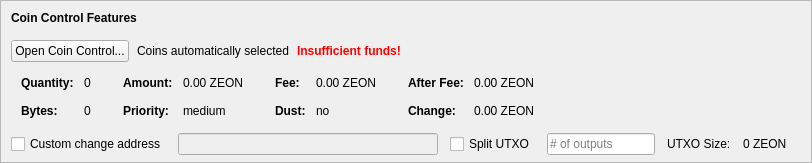
    <widget class="QFrame" name="frameCoinControl">
     <property name="sizePolicy">
      <sizepolicy hsizetype="Expanding" vsizetype="Expanding">
       <horstretch>0</horstretch>
       <verstretch>0</verstretch>
      </sizepolicy>
     </property>
     <property name="maximumSize">
      <size>
       <width>16777215</width>
       <height>16777215</height>
      </size>
     </property>
     <property name="frameShape">
      <enum>QFrame::StyledPanel</enum>
     </property>
     <property name="frameShadow">
      <enum>QFrame::Sunken</enum>
     </property>
     <layout class="QVBoxLayout" name="verticalLayoutCoinControl2">
      <property name="spacing">
       <number>0</number>
      </property>
      <property name="leftMargin">
       <number>0</number>
      </property>
      <property name="topMargin">
       <number>0</number>
      </property>
      <property name="rightMargin">
       <number>0</number>
      </property>
      <property name="bottomMargin">
       <number>6</number>
      </property>
      <item>
       <layout class="QVBoxLayout" name="verticalLayoutCoinControl" stretch="0,0,0,0,1">
        <property name="spacing">
         <number>0</number>
        </property>
        <property name="leftMargin">
         <number>10</number>
        </property>
        <property name="topMargin">
         <number>10</number>
        </property>
        <item>
         <layout class="QHBoxLayout" name="horizontalLayoutCoinControl1">
          <property name="bottomMargin">
           <number>15</number>
          </property>
          <item>
           <widget class="QLabel" name="labelCoinControlFeatures">
            <property name="sizePolicy">
             <sizepolicy hsizetype="Preferred" vsizetype="Maximum">
              <horstretch>0</horstretch>
              <verstretch>0</verstretch>
             </sizepolicy>
            </property>
            <property name="font">
             <font>
              <weight>75</weight>
              <bold>true</bold>
             </font>
            </property>
            <property name="styleSheet">
             <string notr="true">font-weight:bold;</string>
            </property>
            <property name="text">
             <string>Coin Control Features</string>
            </property>
           </widget>
          </item>
         </layout>
        </item>
        <item>
         <layout class="QHBoxLayout" name="horizontalLayoutCoinControl2" stretch="0,0,0,0">
          <property name="spacing">
           <number>8</number>
          </property>
          <property name="bottomMargin">
           <number>10</number>
          </property>
          <item>
           <widget class="QPushButton" name="pushButtonCoinControl">
            <property name="styleSheet">
             <string notr="true"/>
            </property>
            <property name="text">
             <string>Open Coin Control...</string>
            </property>
            <property name="autoDefault">
             <bool>false</bool>
            </property>
           </widget>
          </item>
          <item>
           <widget class="QLabel" name="labelCoinControlAutomaticallySelected">
            <property name="text">
             <string>Coins automatically selected</string>
            </property>
            <property name="margin">
             <number>5</number>
            </property>
           </widget>
          </item>
          <item>
           <widget class="QLabel" name="labelCoinControlInsuffFunds">
            <property name="font">
             <font>
              <weight>75</weight>
              <bold>true</bold>
             </font>
            </property>
            <property name="styleSheet">
             <string notr="true">color:red;font-weight:bold;</string>
            </property>
            <property name="text">
             <string>Insufficient funds!</string>
            </property>
            <property name="margin">
             <number>5</number>
            </property>
           </widget>
          </item>
          <item>
           <spacer name="horizontalSpacerCoinControl">
            <property name="orientation">
             <enum>Qt::Horizontal</enum>
            </property>
            <property name="sizeHint" stdset="0">
             <size>
              <width>40</width>
              <height>1</height>
             </size>
            </property>
           </spacer>
          </item>
         </layout>
        </item>
        <item>
         <widget class="QWidget" name="widgetCoinControl" native="true">
          <property name="sizePolicy">
           <sizepolicy hsizetype="Preferred" vsizetype="Preferred">
            <horstretch>0</horstretch>
            <verstretch>0</verstretch>
           </sizepolicy>
          </property>
          <property name="minimumSize">
           <size>
            <width>0</width>
            <height>0</height>
           </size>
          </property>
          <property name="styleSheet">
           <string notr="true"/>
          </property>
          <layout class="QHBoxLayout" name="horizontalLayoutCoinControl5">
           <property name="leftMargin">
            <number>0</number>
           </property>
           <property name="topMargin">
            <number>0</number>
           </property>
           <property name="rightMargin">
            <number>0</number>
           </property>
           <property name="bottomMargin">
            <number>0</number>
           </property>
           <item>
            <layout class="QHBoxLayout" name="horizontalLayoutCoinControl3" stretch="0,0,0,1">
             <property name="spacing">
              <number>20</number>
             </property>
             <property name="topMargin">
              <number>0</number>
             </property>
             <property name="bottomMargin">
              <number>10</number>
             </property>
             <item>
              <layout class="QFormLayout" name="formLayoutCoinControl1">
               <property name="horizontalSpacing">
                <number>10</number>
               </property>
               <property name="verticalSpacing">
                <number>14</number>
               </property>
               <property name="leftMargin">
                <number>10</number>
               </property>
               <property name="topMargin">
                <number>4</number>
               </property>
               <property name="rightMargin">
                <number>6</number>
               </property>
               <item row="0" column="0">
                <widget class="QLabel" name="labelCoinControlQuantityText">
                 <property name="font">
                  <font>
                   <weight>75</weight>
                   <bold>true</bold>
                  </font>
                 </property>
                 <property name="text">
                  <string>Quantity:</string>
                 </property>
                 <property name="margin">
                  <number>0</number>
                 </property>
                </widget>
               </item>
               <item row="0" column="1">
                <widget class="QLabel" name="labelCoinControlQuantity">
                 <property name="cursor">
                  <cursorShape>IBeamCursor</cursorShape>
                 </property>
                 <property name="contextMenuPolicy">
                  <enum>Qt::ActionsContextMenu</enum>
                 </property>
                 <property name="text">
                  <string notr="true">0</string>
                 </property>
                 <property name="margin">
                  <number>0</number>
                 </property>
                 <property name="textInteractionFlags">
                  <set>Qt::LinksAccessibleByMouse|Qt::TextSelectableByKeyboard|Qt::TextSelectableByMouse</set>
                 </property>
                </widget>
               </item>
               <item row="1" column="0">
                <widget class="QLabel" name="labelCoinControlBytesText">
                 <property name="font">
                  <font>
                   <weight>75</weight>
                   <bold>true</bold>
                  </font>
                 </property>
                 <property name="text">
                  <string>Bytes:</string>
                 </property>
                </widget>
               </item>
               <item row="1" column="1">
                <widget class="QLabel" name="labelCoinControlBytes">
                 <property name="cursor">
                  <cursorShape>IBeamCursor</cursorShape>
                 </property>
                 <property name="contextMenuPolicy">
                  <enum>Qt::ActionsContextMenu</enum>
                 </property>
                 <property name="text">
                  <string notr="true">0</string>
                 </property>
                 <property name="textInteractionFlags">
                  <set>Qt::LinksAccessibleByMouse|Qt::TextSelectableByKeyboard|Qt::TextSelectableByMouse</set>
                 </property>
                </widget>
               </item>
              </layout>
             </item>
             <item>
              <layout class="QFormLayout" name="formLayoutCoinControl2">
               <property name="horizontalSpacing">
                <number>10</number>
               </property>
               <property name="verticalSpacing">
                <number>14</number>
               </property>
               <property name="leftMargin">
                <number>6</number>
               </property>
               <property name="topMargin">
                <number>4</number>
               </property>
               <property name="rightMargin">
                <number>6</number>
               </property>
               <item row="0" column="0">
                <widget class="QLabel" name="labelCoinControlAmountText">
                 <property name="font">
                  <font>
                   <weight>75</weight>
                   <bold>true</bold>
                  </font>
                 </property>
                 <property name="text">
                  <string>Amount:</string>
                 </property>
                 <property name="margin">
                  <number>0</number>
                 </property>
                </widget>
               </item>
               <item row="0" column="1">
                <widget class="QLabel" name="labelCoinControlAmount">
                 <property name="cursor">
                  <cursorShape>IBeamCursor</cursorShape>
                 </property>
                 <property name="contextMenuPolicy">
                  <enum>Qt::ActionsContextMenu</enum>
                 </property>
                 <property name="text">
                  <string notr="true">0.00 ZEON</string>
                 </property>
                 <property name="textInteractionFlags">
                  <set>Qt::LinksAccessibleByMouse|Qt::TextSelectableByKeyboard|Qt::TextSelectableByMouse</set>
                 </property>
                </widget>
               </item>
               <item row="1" column="0">
                <widget class="QLabel" name="labelCoinControlPriorityText">
                 <property name="font">
                  <font>
                   <weight>75</weight>
                   <bold>true</bold>
                  </font>
                 </property>
                 <property name="text">
                  <string>Priority:</string>
                 </property>
                </widget>
               </item>
               <item row="1" column="1">
                <widget class="QLabel" name="labelCoinControlPriority">
                 <property name="cursor">
                  <cursorShape>IBeamCursor</cursorShape>
                 </property>
                 <property name="contextMenuPolicy">
                  <enum>Qt::ActionsContextMenu</enum>
                 </property>
                 <property name="text">
                  <string>medium</string>
                 </property>
                 <property name="textInteractionFlags">
                  <set>Qt::LinksAccessibleByMouse|Qt::TextSelectableByKeyboard|Qt::TextSelectableByMouse</set>
                 </property>
                </widget>
               </item>
              </layout>
             </item>
             <item>
              <layout class="QFormLayout" name="formLayoutCoinControl3">
               <property name="horizontalSpacing">
                <number>10</number>
               </property>
               <property name="verticalSpacing">
                <number>14</number>
               </property>
               <property name="leftMargin">
                <number>6</number>
               </property>
               <property name="topMargin">
                <number>4</number>
               </property>
               <property name="rightMargin">
                <number>6</number>
               </property>
               <item row="0" column="0">
                <widget class="QLabel" name="labelCoinControlFeeText">
                 <property name="font">
                  <font>
                   <weight>75</weight>
                   <bold>true</bold>
                  </font>
                 </property>
                 <property name="text">
                  <string>Fee:</string>
                 </property>
                 <property name="margin">
                  <number>0</number>
                 </property>
                </widget>
               </item>
               <item row="0" column="1">
                <widget class="QLabel" name="labelCoinControlFee">
                 <property name="cursor">
                  <cursorShape>IBeamCursor</cursorShape>
                 </property>
                 <property name="contextMenuPolicy">
                  <enum>Qt::ActionsContextMenu</enum>
                 </property>
                 <property name="text">
                  <string notr="true">0.00 ZEON</string>
                 </property>
                 <property name="textInteractionFlags">
                  <set>Qt::LinksAccessibleByMouse|Qt::TextSelectableByKeyboard|Qt::TextSelectableByMouse</set>
                 </property>
                </widget>
               </item>
               <item row="1" column="0">
                <widget class="QLabel" name="labelCoinControlLowOutputText">
                 <property name="font">
                  <font>
                   <weight>75</weight>
                   <bold>true</bold>
                  </font>
                 </property>
                 <property name="text">
                  <string>Dust:</string>
                 </property>
                </widget>
               </item>
               <item row="1" column="1">
                <widget class="QLabel" name="labelCoinControlLowOutput">
                 <property name="cursor">
                  <cursorShape>IBeamCursor</cursorShape>
                 </property>
                 <property name="contextMenuPolicy">
                  <enum>Qt::ActionsContextMenu</enum>
                 </property>
                 <property name="text">
                  <string>no</string>
                 </property>
                 <property name="textInteractionFlags">
                  <set>Qt::LinksAccessibleByMouse|Qt::TextSelectableByKeyboard|Qt::TextSelectableByMouse</set>
                 </property>
                </widget>
               </item>
              </layout>
             </item>
             <item>
              <layout class="QFormLayout" name="formLayoutCoinControl4">
               <property name="horizontalSpacing">
                <number>10</number>
               </property>
               <property name="verticalSpacing">
                <number>14</number>
               </property>
               <property name="leftMargin">
                <number>6</number>
               </property>
               <property name="topMargin">
                <number>4</number>
               </property>
               <property name="rightMargin">
                <number>6</number>
               </property>
               <item row="0" column="0">
                <widget class="QLabel" name="labelCoinControlAfterFeeText">
                 <property name="font">
                  <font>
                   <weight>75</weight>
                   <bold>true</bold>
                  </font>
                 </property>
                 <property name="text">
                  <string>After Fee:</string>
                 </property>
                 <property name="margin">
                  <number>0</number>
                 </property>
                </widget>
               </item>
               <item row="0" column="1">
                <widget class="QLabel" name="labelCoinControlAfterFee">
                 <property name="cursor">
                  <cursorShape>IBeamCursor</cursorShape>
                 </property>
                 <property name="contextMenuPolicy">
                  <enum>Qt::ActionsContextMenu</enum>
                 </property>
                 <property name="text">
                  <string notr="true">0.00 ZEON</string>
                 </property>
                 <property name="textInteractionFlags">
                  <set>Qt::LinksAccessibleByMouse|Qt::TextSelectableByKeyboard|Qt::TextSelectableByMouse</set>
                 </property>
                </widget>
               </item>
               <item row="1" column="0">
                <widget class="QLabel" name="labelCoinControlChangeText">
                 <property name="font">
                  <font>
                   <weight>75</weight>
                   <bold>true</bold>
                  </font>
                 </property>
                 <property name="text">
                  <string>Change:</string>
                 </property>
                </widget>
               </item>
               <item row="1" column="1">
                <widget class="QLabel" name="labelCoinControlChange">
                 <property name="cursor">
                  <cursorShape>IBeamCursor</cursorShape>
                 </property>
                 <property name="contextMenuPolicy">
                  <enum>Qt::ActionsContextMenu</enum>
                 </property>
                 <property name="text">
                  <string notr="true">0.00 ZEON</string>
                 </property>
                 <property name="textInteractionFlags">
                  <set>Qt::LinksAccessibleByMouse|Qt::TextSelectableByKeyboard|Qt::TextSelectableByMouse</set>
                 </property>
                </widget>
               </item>
              </layout>
             </item>
            </layout>
           </item>
          </layout>
         </widget>
        </item>
        <item>
         <layout class="QHBoxLayout" name="horizontalLayoutCoinControl4" stretch="0,0,0,0,0,0,0">
          <property name="spacing">
           <number>12</number>
          </property>
          <property name="sizeConstraint">
           <enum>QLayout::SetDefaultConstraint</enum>
          </property>
          <property name="topMargin">
           <number>5</number>
          </property>
          <property name="rightMargin">
           <number>5</number>
          </property>
          <item>
           <widget class="QCheckBox" name="checkBoxCoinControlChange">
            <property name="toolTip">
             <string>If this is activated, but the change address is empty or invalid, change will be sent to a newly generated address.</string>
            </property>
            <property name="text">
             <string>Custom change address</string>
            </property>
           </widget>
          </item>
          <item>
           <widget class="QValidatedLineEdit" name="lineEditCoinControlChange">
            <property name="enabled">
             <bool>false</bool>
            </property>
            <property name="sizePolicy">
             <sizepolicy hsizetype="Expanding" vsizetype="Fixed">
              <horstretch>0</horstretch>
              <verstretch>0</verstretch>
             </sizepolicy>
            </property>
           </widget>
          </item>
          <item>
           <widget class="QCheckBox" name="splitBlockCheckBox">
            <property name="text">
             <string>Split UTXO</string>
            </property>
           </widget>
          </item>
          <item>
           <widget class="QLineEdit" name="splitBlockLineEdit">
            <property name="sizePolicy">
             <sizepolicy hsizetype="Fixed" vsizetype="Fixed">
              <horstretch>50</horstretch>
              <verstretch>0</verstretch>
             </sizepolicy>
            </property>
            <property name="placeholderText">
             <string># of outputs</string>
            </property>
           </widget>
          </item>
          <item>
           <widget class="QLabel" name="labelBlockSizeText">
            <property name="text">
             <string>UTXO Size:</string>
            </property>
           </widget>
          </item>
          <item>
           <widget class="QLabel" name="labelBlockSize">
            <property name="text">
             <string>0 ZEON</string>
            </property>
           </widget>
          </item>
          <item>
           <widget class="QLabel" name="labelCoinControlChangeLabel">
            <property name="sizePolicy">
             <sizepolicy hsizetype="Preferred" vsizetype="Expanding">
              <horstretch>0</horstretch>
              <verstretch>0</verstretch>
             </sizepolicy>
            </property>
            <property name="minimumSize">
             <size>
              <width>0</width>
              <height>0</height>
             </size>
            </property>
            <property name="text">
             <string/>
            </property>
            <property name="margin">
             <number>3</number>
            </property>
           </widget>
          </item>
         </layout>
        </item>
        <item>
         <spacer name="verticalSpacerCoinControl">
          <property name="orientation">
           <enum>Qt::Vertical</enum>
          </property>
          <property name="sizeHint" stdset="0">
           <size>
            <width>800</width>
            <height>1</height>
           </size>
          </property>
         </spacer>
        </item>
       </layout>
      </item>
     </layout>
    </widget>
